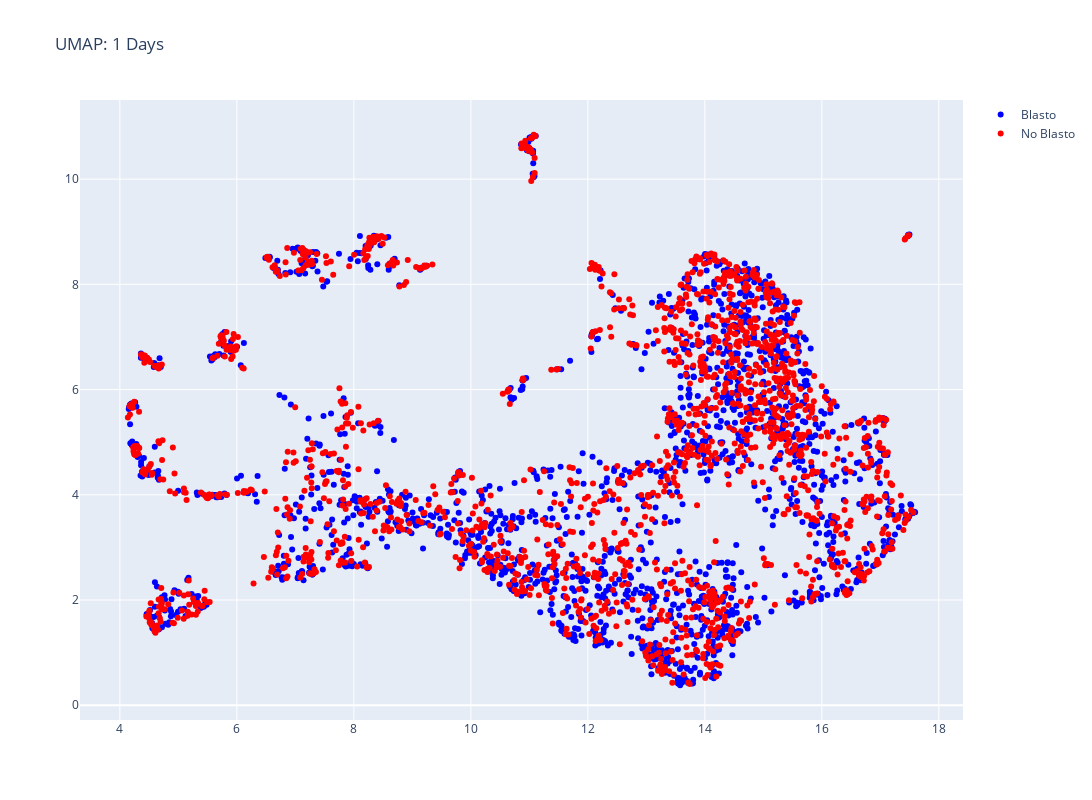
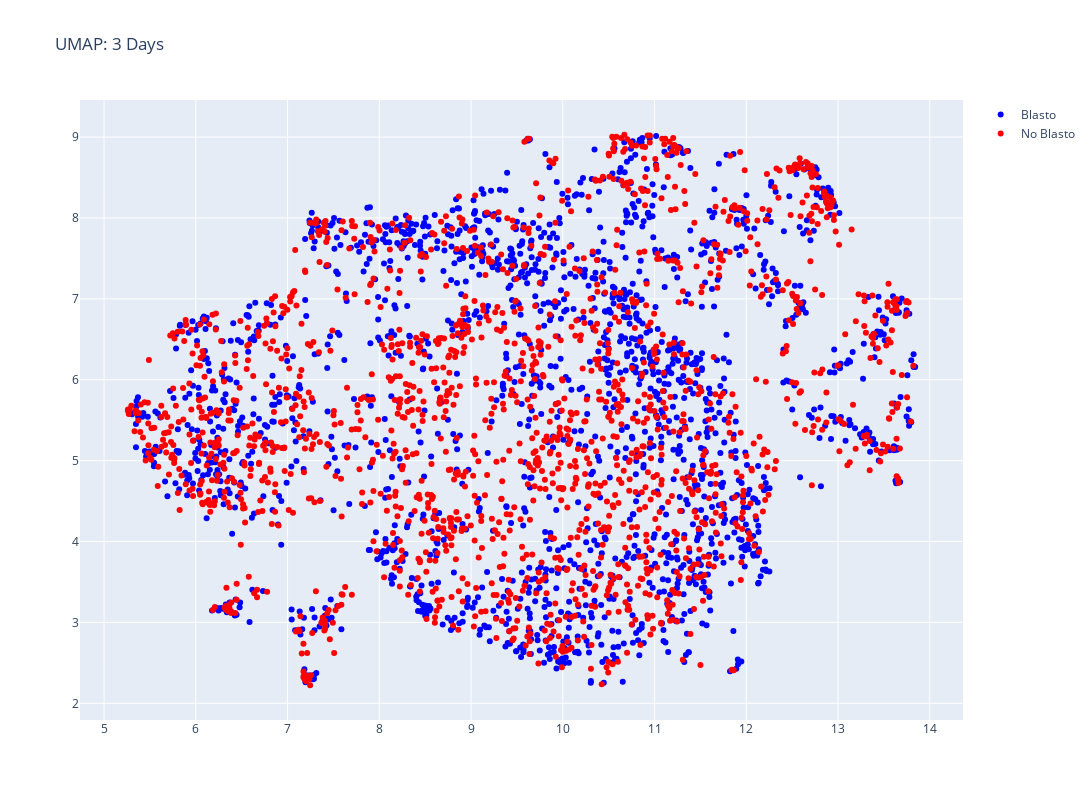
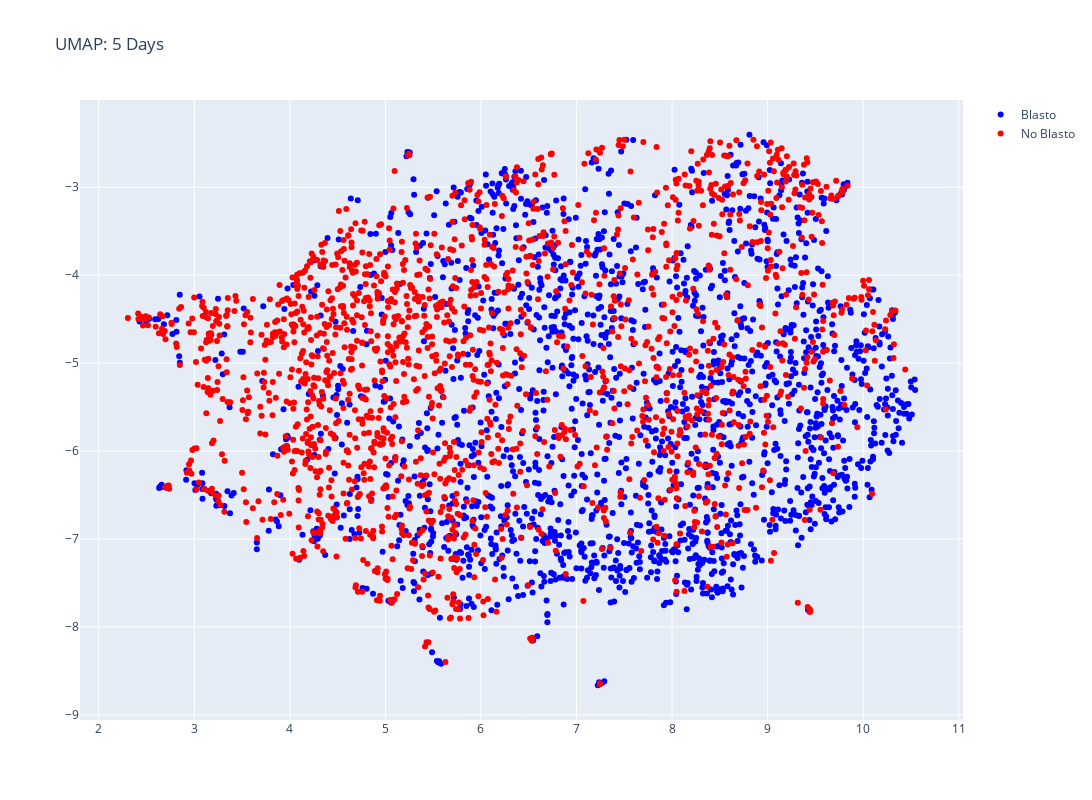

Notebook cell for these charts, in order:
### Code cell
# Cell: calcola UMAP usando le funzioni del progetto (se presenti)
# Nota: il progetto contiene funzioni come compute_UMAP_with_plotly e compute_tSNE
DAYS = [1, 3, 5] # Giorno da caricare (1, 3, 5)

from _utils_.dimReduction import compute_UMAP_with_plotly

OUTPUT_DIR = conf.visual_output_dir_base
os.makedirs(OUTPUT_DIR, exist_ok=True)

for DAY in DAYS:
    print(f"\n--- Elaborazione UMAP per {DAY} giorni ---")
    train_path, val_path, test_path = conf.get_paths(DAY)
    compute_UMAP_with_plotly(data_csv_path=train_path, 
                             days_to_consider=DAY, 
                             output_path_base=None, 
                             max_frames=None, 
                             inline_show=True)

### Figure 1 — Plotly figure (JSON) as saved in the notebook; plotly's stock layout.template omitted (floating-point values rounded to 4 significant figures; data arrays with more than 128 entries replaced by an {"elided": "..."} marker saying what was removed)
{"data": [{"customdata": {"elided": "1797x5 str values"}, "hovertemplate": "Dim1: %{x}<br>Dim2: %{y}<br>patient_id: %{customdata[0]}<br>dish_well: %{customdata[1]}<br>eup_aneup: %{customdata[2]}<br>PN: %{customdata[3]}<br>maternal age: %{customdata[4]}<br><extra></extra>", "marker": {"color": "blue"}, "mode": "markers", "name": "Blasto", "type": "scatter", "x": {"elided": "1797 float values"}, "y": {"elided": "1797 float values"}}, {"customdata": {"elided": "1709x5 str values"}, "hovertemplate": "Dim1: %{x}<br>Dim2: %{y}<br>patient_id: %{customdata[0]}<br>dish_well: %{customdata[1]}<br>eup_aneup: %{customdata[2]}<br>PN: %{customdata[3]}<br>maternal age: %{customdata[4]}<br><extra></extra>", "marker": {"color": "red"}, "mode": "markers", "name": "No Blasto", "type": "scatter", "x": {"elided": "1709 float values"}, "y": {"elided": "1709 float values"}}], "layout": {"height": 800, "hovermode": "closest", "title": {"text": "UMAP: 1 Days"}, "width": 1200}}

### Figure 2 — Plotly figure (JSON) as saved in the notebook; plotly's stock layout.template omitted (floating-point values rounded to 4 significant figures; data arrays with more than 128 entries replaced by an {"elided": "..."} marker saying what was removed)
{"data": [{"customdata": {"elided": "1797x5 str values"}, "hovertemplate": "Dim1: %{x}<br>Dim2: %{y}<br>patient_id: %{customdata[0]}<br>dish_well: %{customdata[1]}<br>eup_aneup: %{customdata[2]}<br>PN: %{customdata[3]}<br>maternal age: %{customdata[4]}<br><extra></extra>", "marker": {"color": "blue"}, "mode": "markers", "name": "Blasto", "type": "scatter", "x": {"elided": "1797 float values"}, "y": {"elided": "1797 float values"}}, {"customdata": {"elided": "1709x5 str values"}, "hovertemplate": "Dim1: %{x}<br>Dim2: %{y}<br>patient_id: %{customdata[0]}<br>dish_well: %{customdata[1]}<br>eup_aneup: %{customdata[2]}<br>PN: %{customdata[3]}<br>maternal age: %{customdata[4]}<br><extra></extra>", "marker": {"color": "red"}, "mode": "markers", "name": "No Blasto", "type": "scatter", "x": {"elided": "1709 float values"}, "y": {"elided": "1709 float values"}}], "layout": {"height": 800, "hovermode": "closest", "title": {"text": "UMAP: 3 Days"}, "width": 1200}}

### Figure 3 — Plotly figure (JSON) as saved in the notebook; plotly's stock layout.template omitted (floating-point values rounded to 4 significant figures; data arrays with more than 128 entries replaced by an {"elided": "..."} marker saying what was removed)
{"data": [{"customdata": {"elided": "1797x5 str values"}, "hovertemplate": "Dim1: %{x}<br>Dim2: %{y}<br>patient_id: %{customdata[0]}<br>dish_well: %{customdata[1]}<br>eup_aneup: %{customdata[2]}<br>PN: %{customdata[3]}<br>maternal age: %{customdata[4]}<br><extra></extra>", "marker": {"color": "blue"}, "mode": "markers", "name": "Blasto", "type": "scatter", "x": {"elided": "1797 float values"}, "y": {"elided": "1797 float values"}}, {"customdata": {"elided": "1709x5 str values"}, "hovertemplate": "Dim1: %{x}<br>Dim2: %{y}<br>patient_id: %{customdata[0]}<br>dish_well: %{customdata[1]}<br>eup_aneup: %{customdata[2]}<br>PN: %{customdata[3]}<br>maternal age: %{customdata[4]}<br><extra></extra>", "marker": {"color": "red"}, "mode": "markers", "name": "No Blasto", "type": "scatter", "x": {"elided": "1709 float values"}, "y": {"elided": "1709 float values"}}], "layout": {"height": 800, "hovermode": "closest", "title": {"text": "UMAP: 5 Days"}, "width": 1200}}
